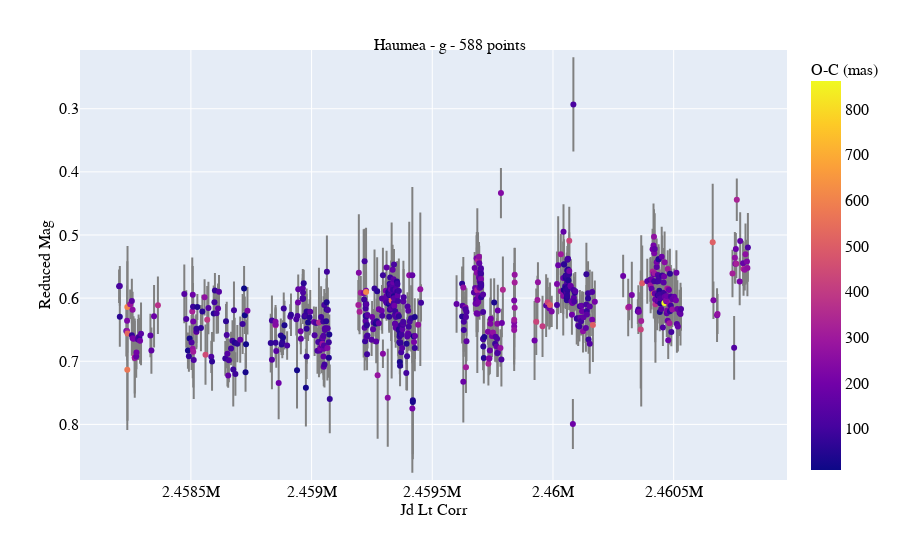

The code cell stored with this chart in its notebook:
### Code cell
# Reduced magnitudes after correcting by the rotational model
plots.general(filter_code='g',
              show_yerr=True,
              show_color=True,
              table=tab,
              y_column='mag_corr_by_rot',
              save_path=string+'_general_g_corr.jpg')

### Figure 1 — Plotly figure (JSON) as saved in the notebook; plotly's stock layout.template omitted (floating-point values rounded to 4 significant figures; data arrays with more than 128 entries replaced by an {"elided": "..."} marker saying what was removed)
{"data": [{"cliponaxis": true, "error_y": {"array": {"elided": "588 float values"}, "color": "gray", "type": "data", "width": 1}, "hovertemplate": "jd_lt_corr=%{x}<br>mag_corr_by_rot=%{y}<br>O-C (mas)=%{marker.color}<extra></extra>", "legendgroup": "", "marker": {"color": {"elided": "588 float values"}, "coloraxis": "coloraxis", "symbol": "circle"}, "mode": "markers", "name": "", "orientation": "v", "showlegend": false, "type": "scatter", "x": {"elided": "588 float values"}, "xaxis": "x", "y": {"elided": "588 float values"}, "yaxis": "y"}], "layout": {"coloraxis": {"colorbar": {"tickfont": {"color": "black", "family": "serif", "size": 16}, "title": {"font": {"color": "black", "family": "serif", "size": 16}, "text": "O-C (mas)"}}, "colorscale": [[0, "#0d0887"], [0.1111, "#46039f"], [0.2222, "#7201a8"], [0.3333, "#9c179e"], [0.4444, "#bd3786"], [0.5556, "#d8576b"], [0.6667, "#ed7953"], [0.7778, "#fb9f3a"], [0.8889, "#fdca26"], [1, "#f0f921"]]}, "font": {"color": "black", "family": "serif", "size": 16}, "legend": {"tracegroupgap": 0}, "margin": {"t": 50}, "title": {"font": {"color": "black", "family": "serif", "size": 16}, "text": "Haumea - g - 588 points", "x": 0.5, "y": 0.93}, "xaxis": {"anchor": "y", "domain": [0, 1], "tickfont": {"color": "black", "family": "serif", "size": 16}, "title": {"font": {"color": "black", "family": "serif", "size": 16}, "standoff": 4, "text": "Jd Lt Corr"}}, "yaxis": {"anchor": "x", "autorange": false, "domain": [0, 1], "range": [0.8881, 0.207], "tickfont": {"color": "black", "family": "serif", "size": 16}, "title": {"font": {"color": "black", "family": "serif", "size": 16}, "standoff": 4, "text": "Reduced Mag"}}}}
